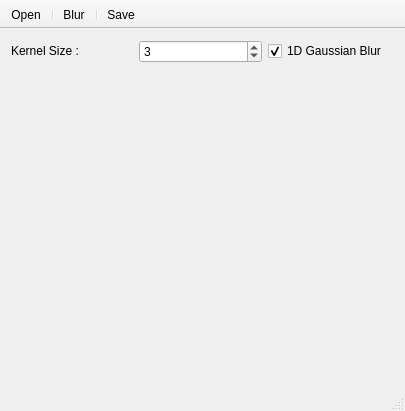
<?xml version="1.0" encoding="UTF-8"?>
<ui version="4.0">
 <class>MainWindow</class>
 <widget class="QMainWindow" name="MainWindow">
  <property name="geometry">
   <rect>
    <x>0</x>
    <y>0</y>
    <width>405</width>
    <height>411</height>
   </rect>
  </property>
  <property name="minimumSize">
   <size>
    <width>405</width>
    <height>411</height>
   </size>
  </property>
  <property name="windowTitle">
   <string>MainWindow</string>
  </property>
  <widget class="QWidget" name="centralWidget">
   <widget class="QWidget" name="verticalWidget" native="true">
    <property name="geometry">
     <rect>
      <x>0</x>
      <y>0</y>
      <width>401</width>
      <height>361</height>
     </rect>
    </property>
    <property name="sizePolicy">
     <sizepolicy hsizetype="Expanding" vsizetype="Expanding">
      <horstretch>1</horstretch>
      <verstretch>1</verstretch>
     </sizepolicy>
    </property>
    <layout class="QVBoxLayout" name="verticalLayout">
     <item>
      <layout class="QHBoxLayout" name="horizontalLayout">
       <item>
        <widget class="QLabel" name="kernelSizeLbl">
         <property name="sizePolicy">
          <sizepolicy hsizetype="Preferred" vsizetype="Fixed">
           <horstretch>0</horstretch>
           <verstretch>0</verstretch>
          </sizepolicy>
         </property>
         <property name="text">
          <string>Kernel Size :</string>
         </property>
        </widget>
       </item>
       <item>
        <widget class="QSpinBox" name="kernelSizeSpin">
         <property name="value">
          <number>3</number>
         </property>
        </widget>
       </item>
       <item>
        <widget class="QCheckBox" name="checkBox">
         <property name="text">
          <string>1D Gaussian Blur</string>
         </property>
         <property name="checked">
          <bool>true</bool>
         </property>
        </widget>
       </item>
      </layout>
     </item>
     <item>
      <widget class="QLabel" name="label">
       <property name="sizePolicy">
        <sizepolicy hsizetype="Expanding" vsizetype="Expanding">
         <horstretch>1</horstretch>
         <verstretch>1</verstretch>
        </sizepolicy>
       </property>
       <property name="text">
        <string/>
       </property>
      </widget>
     </item>
    </layout>
   </widget>
  </widget>
  <widget class="QToolBar" name="mainToolBar">
   <property name="movable">
    <bool>false</bool>
   </property>
   <property name="floatable">
    <bool>false</bool>
   </property>
   <attribute name="toolBarArea">
    <enum>TopToolBarArea</enum>
   </attribute>
   <attribute name="toolBarBreak">
    <bool>true</bool>
   </attribute>
   <addaction name="actionOpenFile"/>
   <addaction name="separator"/>
   <addaction name="actionBlurImage"/>
   <addaction name="separator"/>
   <addaction name="actionSaveFile"/>
  </widget>
  <widget class="QStatusBar" name="statusBar"/>
  <action name="actionOpenFile">
   <property name="text">
    <string>Open</string>
   </property>
  </action>
  <action name="actionBlurImage">
   <property name="text">
    <string>Blur</string>
   </property>
  </action>
  <action name="actionSaveFile">
   <property name="text">
    <string>Save</string>
   </property>
  </action>
 </widget>
 <layoutdefault spacing="6" margin="11"/>
 <resources/>
 <connections/>
</ui>
